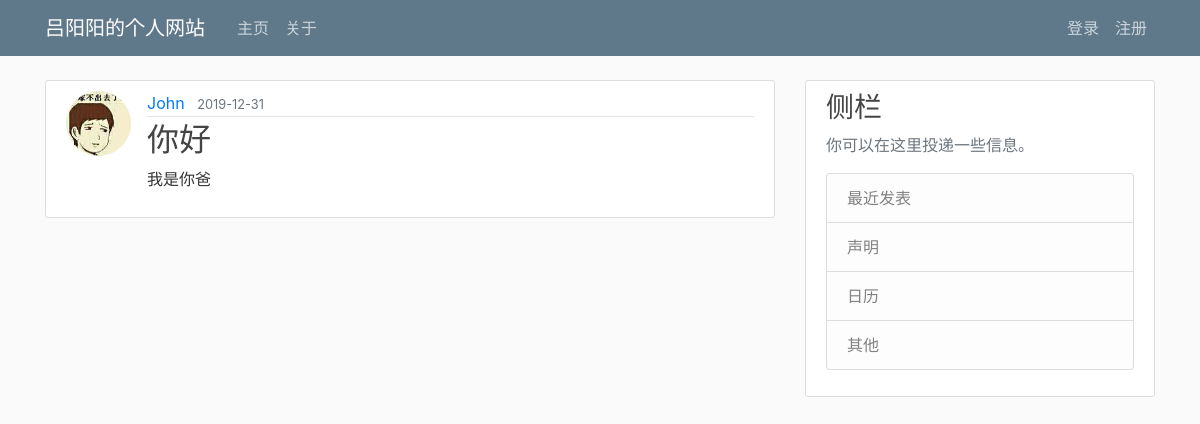
/post/post/3, run on an earlier commit of the app's database.
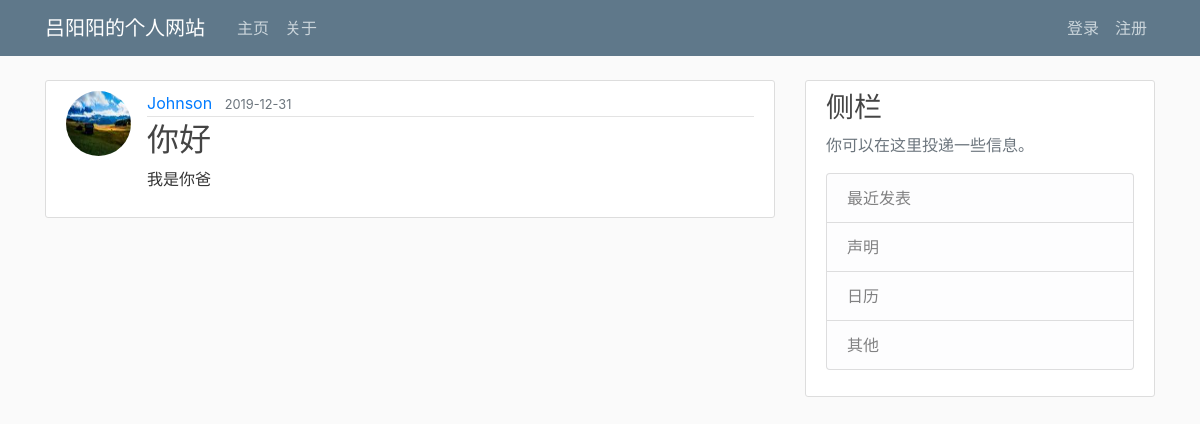
And on a later commit of the database.
### app/models.py (models this page shows, shortened)
class User(db.Model, UserMixin):
    id = db.Column(db.Integer, primary_key=True)
    username = db.Column(db.String(20), unique=True, nullable=False)
    email = db.Column(db.String(120), unique=True, nullable=False)
    image_file = db.Column(db.String(20), nullable=False, default='default.jpg')
    password = db.Column(db.String(60), nullable=False)
    posts = db.relationship('Post', backref='author', lazy=True)

### app/posts/routes.py (the view)
@post.route("/post/<int:post_id>")
def post(post_id):
    post = Post.query.get_or_404(post_id)
    return render_template('post.html', title=post.title, post=post)

### app/templates/post.html (shortened to what this page needs)
{% extends "layout.html" %}
{% block content %}
  <article class="media content-section">
    <img class="rounded-circle article-img" src="{{ url_for('static', filename='profile_pics/' + post.author.image_file) }}">
    <div class="media-body">
      <div class="article-metadata">
        <a class="mr-2" href="#">{{ post.author.username }}</a>
        <small class="text-muted">{{ post.date_posted.strftime('%Y-%m-%d') }}</small>
      </div>
      <h2 class="article-title">{{ post.title }}</h2>
      <p class="article-content">{{ post.content }}</p>
    </div>
  </article>
{% endblock content %}

What changed in the data, as far as the page shows it:
changed User: image_file: a different picture; author.username "John" → "Johnson"
